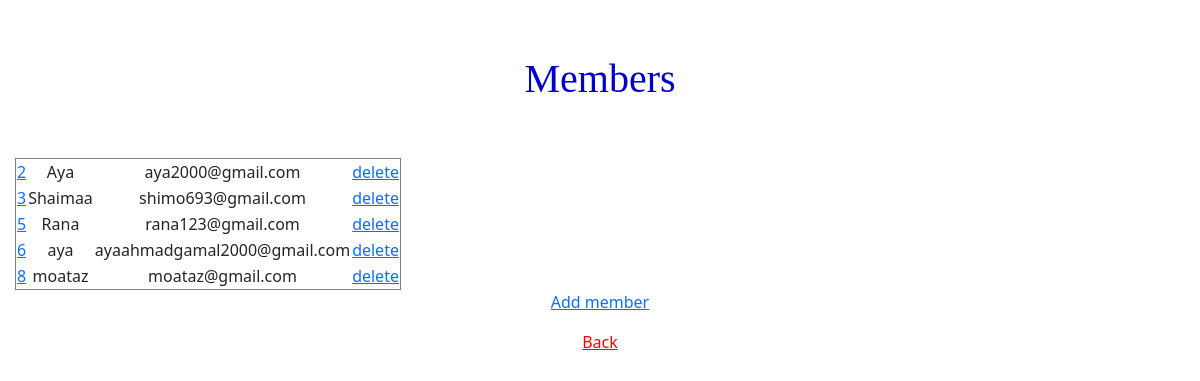
Page /list on the committed database.
### Asec/models.py (models this page shows)
class User(AbstractUser):
    pass

### Asec/views.py (the view)
# urls.py: path("list",views.list_members,name="list"),
def list_members(request):
    users = User.objects.all().values()
    return render(request,"Committee/List_of_members.html",{"users": users})

### Asec/Templates/Committee/List_of_members.html
{% extends "Committee/layout.html" %}
{% block body %}
<h1>Members</h1>
<body>
<table border="1">
{% for x in users %}
  <tr>
  <td><a href="update/{{ x.id }}">{{ x.id }}</a></td>
  <td>{{ x.username }}</td>
  <td>{{ x.email }}</td>
  <td><a href="delete/{{ x.id }}">delete</a></td>
  </tr>
{% endfor %}
</table>
<p>
<a href="add/">Add member</a>
</p>
</body>
{% endblock %}

### Asec/Templates/Committee/layout.html (style rules this page uses)
h1 { color: mediumblue; padding: 40px; margin: 15px; font-family: bold ; }
body { text-align: center; margin: 15px; }

### rows in the picture
User: id "2", username "Aya", email "aya2000@gmail.com"
User: id "3", username "Shaimaa", email "shimo693@gmail.com"
User: id "5", username "Rana", email "rana123@gmail.com"
User: id "6", username "aya", email "ayaahmadgamal2000@gmail.com"
User: id "8", username "moataz", email "moataz@gmail.com"
